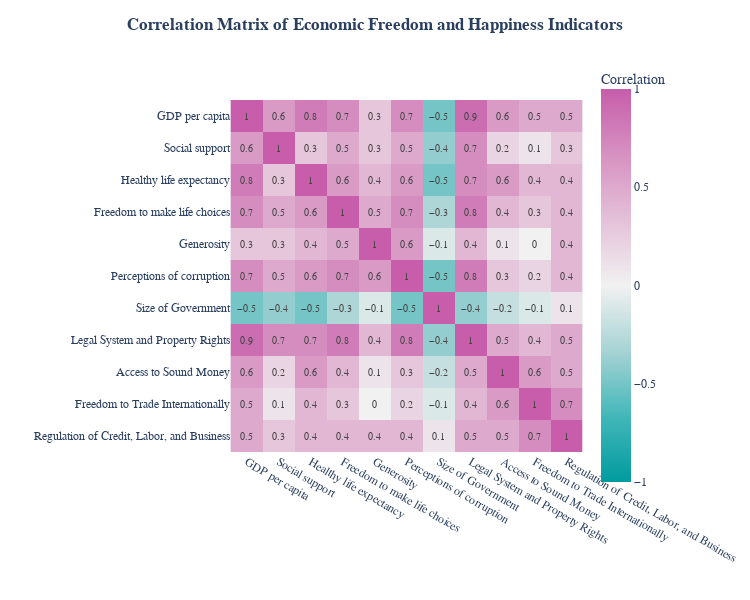

Here is the notebook cell this chart was saved with:
### Markdown cell above
### Correlation Matrix of Freedom, Happiness, and Health Indicators

The relationship between economic freedom, happiness, and health indicators is complex and multifaceted. To unravel this intricate web, we examine a correlation matrix featuring various measures of economic freedom and happiness/health indicators. This matrix includes GDP per capita, social support, healthy life expectancy, freedom to make life choices, generosity, perceptions of corruption, and several aspects of economic freedom such as government size, gender legal rights, legal system and property rights, access to sound money, freedom to trade internationally, and regulation.

In the correlation matrix, the strength and direction of the correlation are visually represented by a color scale ranging from -1 (indicating a strong negative correlation) to +1 (indicating a strong positive correlation). Shades of pink and purple represent positive correlations, while shades of teal indicate negative correlations.

### Code cell
columns_to_keep=['GDP per capita', 'Social support',
       'Healthy life expectancy', 'Freedom to make life choices', 'Generosity',
       'Perceptions of corruption', 'Size of Government',
       'Legal System and Property Rights', 'Access to Sound Money', 'Freedom to Trade Internationally', 'Regulation of Credit, Labor, and Business']

corr = data[columns_to_keep].corr().round(1)
color_continuous_scale='tropic'

fig = px.imshow(corr,
                x=corr.index,
                y=corr.columns,
                color_continuous_scale='tropic',
                zmin=-1, zmax=1,
                labels=dict(color='Correlation'),
                text_auto=True)

fig.update_layout(title='<b>Correlation Matrix of Economic Freedom and Happiness Indicators</b>',
                  xaxis_title='',
                  yaxis_title='',
                  title_x=0.5,
                  coloraxis_colorbar=dict(title='Correlation'),
                  font=dict(family='Arial', size=12),
                  width=750, height=600,
                  margin=dict(b=10, r=10)),
                     

fig.update_traces(textfont_size=10, hoverinfo='text')
fig.show()

### Figure 1 — Plotly figure (JSON) as saved in the notebook; plotly's stock layout.template omitted (floating-point values rounded to 4 significant figures)
{"data": [{"coloraxis": "coloraxis", "hoverinfo": "text", "hovertemplate": "x: %{x}<br>y: %{y}<br>Correlation: %{z}<extra></extra>", "name": "0", "textfont": {"size": 10}, "texttemplate": "%{z}", "type": "heatmap", "x": ["GDP per capita", "Social support", "Healthy life expectancy", "Freedom to make life choices", "Generosity", "Perceptions of corruption", "Size of Government", "Legal System and Property Rights", "Access to Sound Money", "Freedom to Trade Internationally", "Regulation of Credit, Labor, and Business"], "xaxis": "x", "y": ["GDP per capita", "Social support", "Healthy life expectancy", "Freedom to make life choices", "Generosity", "Perceptions of corruption", "Size of Government", "Legal System and Property Rights", "Access to Sound Money", "Freedom to Trade Internationally", "Regulation of Credit, Labor, and Business"], "yaxis": "y", "z": [[1.0, 0.6, 0.8, 0.7, 0.3, 0.7, -0.5, 0.9, 0.6, 0.5, 0.5], [0.6, 1.0, 0.3, 0.5, 0.3, 0.5, -0.4, 0.7, 0.2, 0.1, 0.3], [0.8, 0.3, 1.0, 0.6, 0.4, 0.6, -0.5, 0.7, 0.6, 0.4, 0.4], [0.7, 0.5, 0.6, 1.0, 0.5, 0.7, -0.3, 0.8, 0.4, 0.3, 0.4], [0.3, 0.3, 0.4, 0.5, 1.0, 0.6, -0.1, 0.4, 0.1, 0.0, 0.4], [0.7, 0.5, 0.6, 0.7, 0.6, 1.0, -0.5, 0.8, 0.3, 0.2, 0.4], [-0.5, -0.4, -0.5, -0.3, -0.1, -0.5, 1.0, -0.4, -0.2, -0.1, 0.1], [0.9, 0.7, 0.7, 0.8, 0.4, 0.8, -0.4, 1.0, 0.5, 0.4, 0.5], [0.6, 0.2, 0.6, 0.4, 0.1, 0.3, -0.2, 0.5, 1.0, 0.6, 0.5], [0.5, 0.1, 0.4, 0.3, 0.0, 0.2, -0.1, 0.4, 0.6, 1.0, 0.7], [0.5, 0.3, 0.4, 0.4, 0.4, 0.4, 0.1, 0.5, 0.5, 0.7, 1.0]]}], "layout": {"coloraxis": {"cmax": 1, "cmin": -1, "colorbar": {"title": {"text": "Correlation"}}, "colorscale": [[0.0, "rgb(0, 155, 158)"], [0.1667, "rgb(66, 183, 185)"], [0.3333, "rgb(167, 211, 212)"], [0.5, "rgb(241, 241, 241)"], [0.6667, "rgb(228, 193, 217)"], [0.8333, "rgb(214, 145, 193)"], [1.0, "rgb(199, 93, 171)"]]}, "font": {"family": "Arial", "size": 12}, "height": 600, "margin": {"b": 10, "r": 10, "t": 60}, "title": {"text": "<b>Correlation Matrix of Economic Freedom and Happiness Indicators</b>", "x": 0.5}, "width": 750, "xaxis": {"anchor": "y", "constrain": "domain", "domain": [0.0, 1.0], "scaleanchor": "y", "title": {"text": ""}}, "yaxis": {"anchor": "x", "autorange": "reversed", "constrain": "domain", "domain": [0.0, 1.0], "title": {"text": ""}}}}
